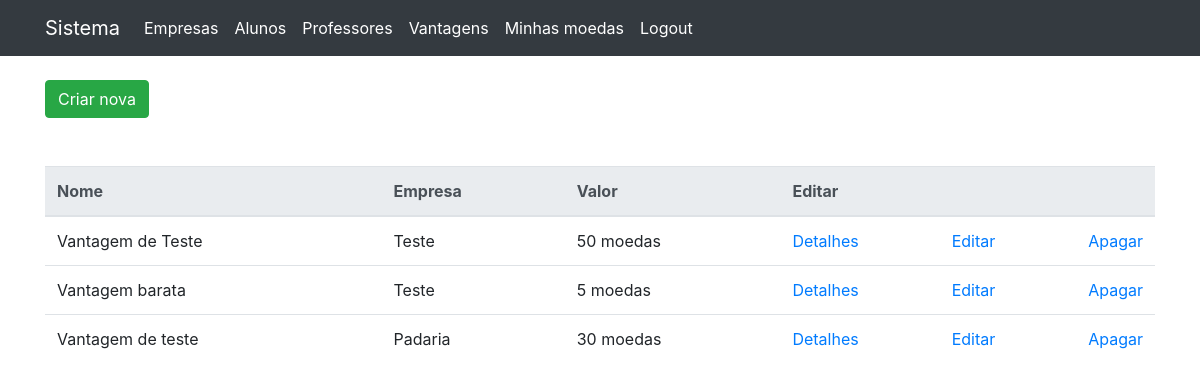
The app's page /vantagens (signed in) with its own data.
### coin_system/models.py (models this page shows, shortened)
class Vantagem(models.Model):
    nome = models.CharField(max_length=120)
    descricao = models.TextField()
    foto = models.CharField(max_length=360, default='', blank=True, null=True)
    empresa = models.ForeignKey(Empresa, on_delete=models.CASCADE)
    valor = models.IntegerField(default=0)

class Empresa(models.Model):
    user = models.OneToOneField(User, on_delete=models.CASCADE, blank=True, null=True)
    nome = models.CharField(max_length=120)

### coin_system/view_classes/vantagem.py (the view)
# urls.py: path('vantagens', vantagem.VantagemListView.as_view(), name='vantagem-list'),
class VantagemListView(ListView):
    model = Vantagem
    template_name = 'vantagem/list.html'
    context_object_name = 'vantagens'
    paginate_by = 5
    def get_context_data(self, **kwargs):
        context = super(VantagemListView, self).get_context_data(**kwargs)
        vantagens = self.get_queryset()
        page = self.request.GET.get('page')
        paginator = Paginator(vantagens, self.paginate_by)
        try:
            vantagens = paginator.page(page)
        except PageNotAnInteger:
            vantagens = paginator.page(1)
        except EmptyPage:
            vantagens = paginator.page(paginator.num_pages)
        context['vantagens'] = vantagens
        return context

### coin_system/templates/vantagem/list.html (shortened to what this page needs)
{% extends "base.html" %}
{% block container %}
{% if request.user.is_superuser %}
    <a href="{% url 'vantagem-new' %}" class="btn btn-success mb-5">Criar nova</a>
{% endif %}
<table class="table">
    <tr>
        <thead class="thead-light">
            <tr>
                <th scope="col">Nome</th>
                <th scope="col">Empresa</th>
                <th scope="col">Valor</th>
                {% if request.user.is_superuser or request.user.empresa %}
                    <th scope="col">Editar</th>
                {% endif %}
            </tr>
        </thead>
        <tbody>
            {% for vantagem in vantagens %}
            <tr>
                <td>{{vantagem.nome}}</td>
                <td>{{vantagem.empresa.nome}}</td>
                <td>{{vantagem.valor}} moedas</td>
                {% if request.user.is_superuser or request.user.empresa %}
                    <td class="d-flex flex-row justify-content-between">
                        <a href="{% url 'vantagem-details' vantagem.pk %}">Detalhes</a>
                        {% if request.user.is_superuser %}
                            <a href="{% url 'vantagem-update' vantagem.pk %}">Editar</a>
                        {% endif %}
                        <a href="{% url 'vantagem-delete' vantagem.pk %}">Apagar</a>
                    </td>
                {% endif %}
            </tr>
            {% endfor %}
        </tbody>
</table>
{% endblock %}

### records on screen
Vantagem: nome "Vantagem de Teste", empresa.nome "Teste", valor "50"
Vantagem: nome "Vantagem barata", empresa.nome "Teste", valor "5"
Vantagem: nome "Vantagem de teste", empresa.nome "Padaria", valor "30"
